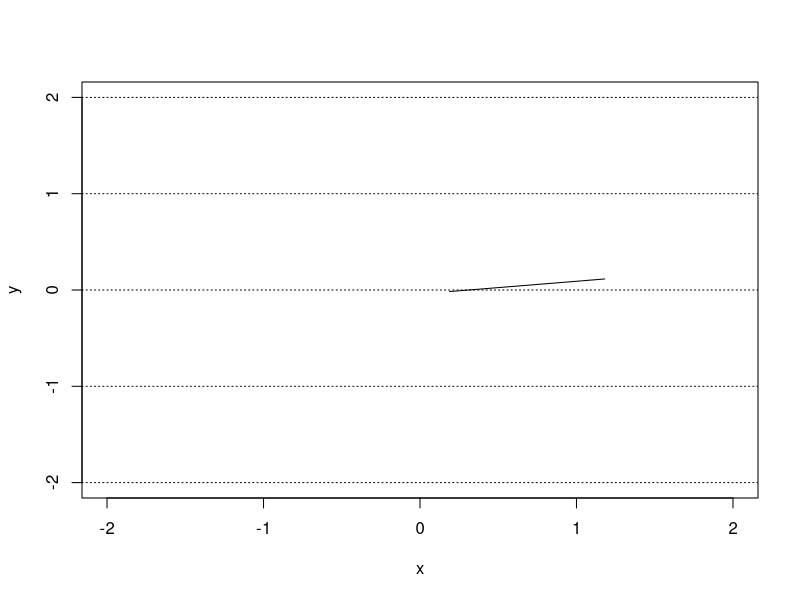
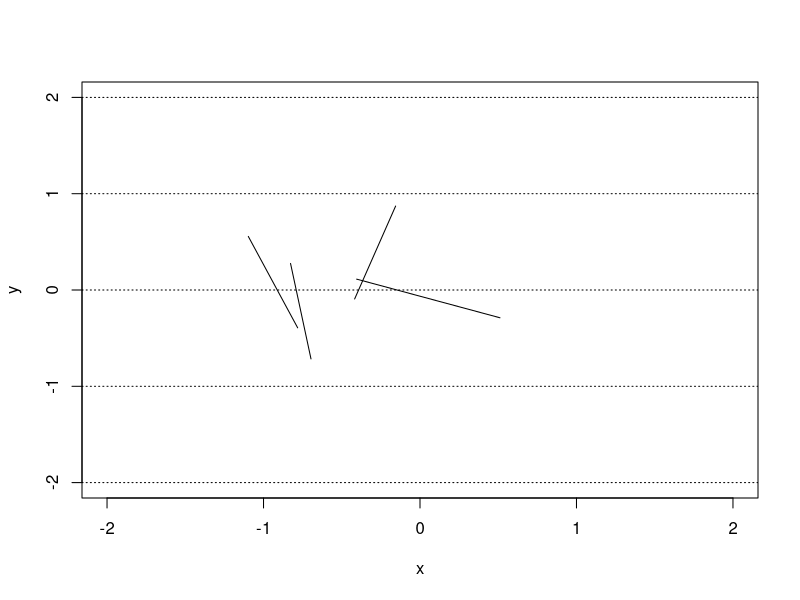
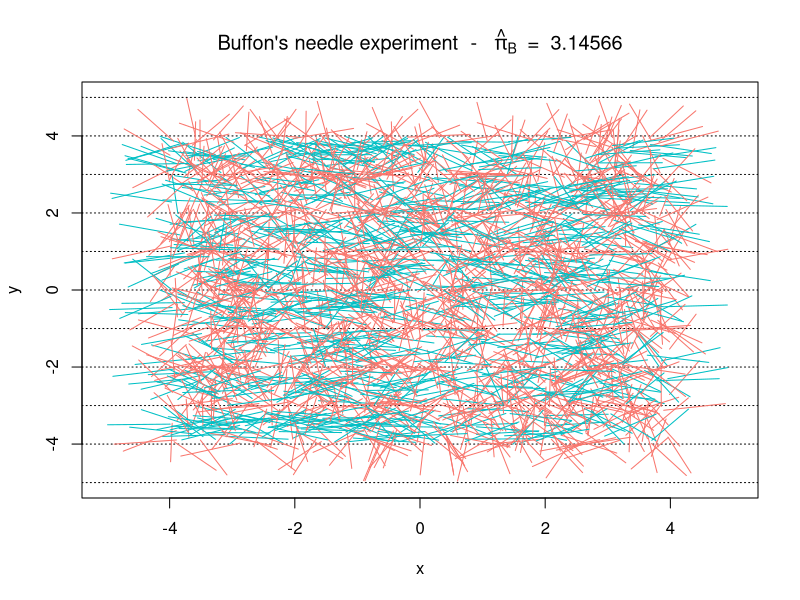
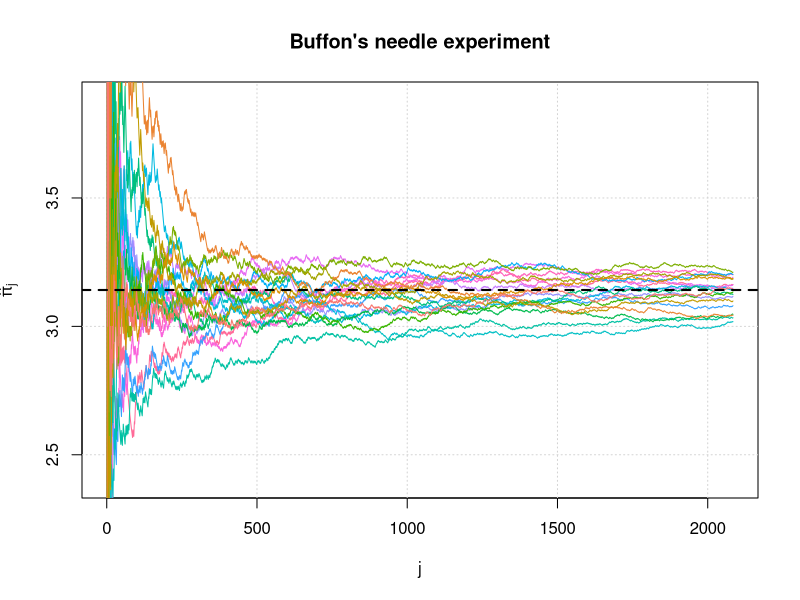

Source code (R) for these figures, in order:
## ---- chunk 1
cast_needle <- function(plane_width = 20){
  available_range <- plane_width/2 - 1 # where 1 is the length of the needle (unit)
  x_start <- runif(2, -available_range, available_range)
  angle <- runif(1, 0, 2*pi)
  x_end <- c(cos(angle), sin(angle)) + x_start # where the angles are multiplied by the needle length which is 1 in this example
  cross <- floor(x_start[2]) != floor(x_end[2])
  out <- list(start = x_start, end = x_end, cross = cross)
  out
}
## ---- chunk 2
needle <- cast_needle(plane_width = 4)
needle
## ---- chunk 3
plot(NA, xlim = c(-2, 2), ylim = c(-2, 2), xlab = "x", ylab = "y")
abline(h = -2:2, lty = 3)
lines(c(needle$start[1], needle$end[1]), c(needle$start[2], needle$end[2]))
## ---- chunk 4
buffon_experiment <- function(B = 2084, plane_width = 10, seed = NULL){
  
  if (!is.null(seed)){
    set.seed(seed)
  }
  
  X_start <- X_end <- matrix(NA, B, 2) 
  cross <- rep(NA, B)
  
  for (i in 1:B){
    inter <- cast_needle(plane_width = plane_width)
    X_start[i, ] <- inter$start
    X_end[i, ] <- inter$end
    cross[i] <- inter$cross
  }
  
  out <- list(start = X_start, end = X_end, cross = cross, plane = plane_width)
  class(out) <- "buffon_experiment"
  out
}
## ---- chunk 5
experiment <- buffon_experiment(B = 4, plane_width = 4)
experiment
## ---- chunk 6
plot(NA, xlim = c(-2, 2), ylim = c(-2, 2), xlab = "x", ylab = "y")
abline(h = -2:2, lty = 3)
for (i in 1:4){
  lines(c(experiment$start[i,1], experiment$end[i,1]), 
        c(experiment$start[i,2], experiment$end[i,2]))
}
## ---- chunk 7
plot.buffon_experiment <- function(obj){
  cross <- obj$cross
  X_start <- obj$start
  X_end <- obj$end
  B <- length(cross)
  cols <- rev(hcl(h = seq(15, 375, length = 3), l = 65, c = 100)[1:2])
  
  title_part1 <- 'Buffon\'s needle experiment  -  '
  title_part2 <- ' = '
  pi_hat <- round(2/mean(obj$cross), 6)
  
  title <- bquote(.(title_part1) ~ hat(pi)[B] ~ .(title_part2) ~ .(pi_hat))
  
  plot(NA, xlab = "x", ylab = "y", xlim = c(-obj$plane/2, obj$plane/2), 
       ylim = c(-obj$plan/2, obj$plan/2), 
       main = title)
  abline(h = (-obj$plan):obj$plan, lty = 3)
  
  for (i in 1:B){
    lines(c(X_start[i,1], X_end[i,1]), c(X_start[i,2], X_end[i,2]), 
          col = cols[cross[i] + 1])
  }
}
## ---- chunk 8
experiment <- buffon_experiment(B = 2084)
plot(experiment)
## ---- chunk 9
converge <- function(B = 2084, plane_width = 10, seed = 1777, M = 12){
  
  if (B < 10){
    warning("B was changed to 10")
    B <- 10
  }
  
  pi_hat <- matrix(NA, B, M)
  trials <- 1:B
  cols <- rev(hcl(h = seq(15, 375, length = (M+1)), 
                 l = 65, c = 100, alpha = 1)[1:M])
  set.seed(seed)
  
  for (i in 1:M){
    cross <- buffon_experiment(B = B, plane_width = plane_width)$cross
    pi_hat[,i] <- 2*trials/cumsum(cross)
  }
  
  plot(NA, xlim = c(1,B), ylim = pi + c(-3/4, 3/4), type = "l", col = "darkblue",
       ylab = bquote(hat(pi)[j]),
       xlab = "j", main = "Buffon\'s needle experiment")
  grid()
  
  for (i in 1:M){
    lines(trials, pi_hat[,i], col = cols[i])
  }
  
  abline(h = pi, lwd = 2, lty = 2)
}
## ---- chunk 10
converge(B = 2084, M = 20, seed = 10)
